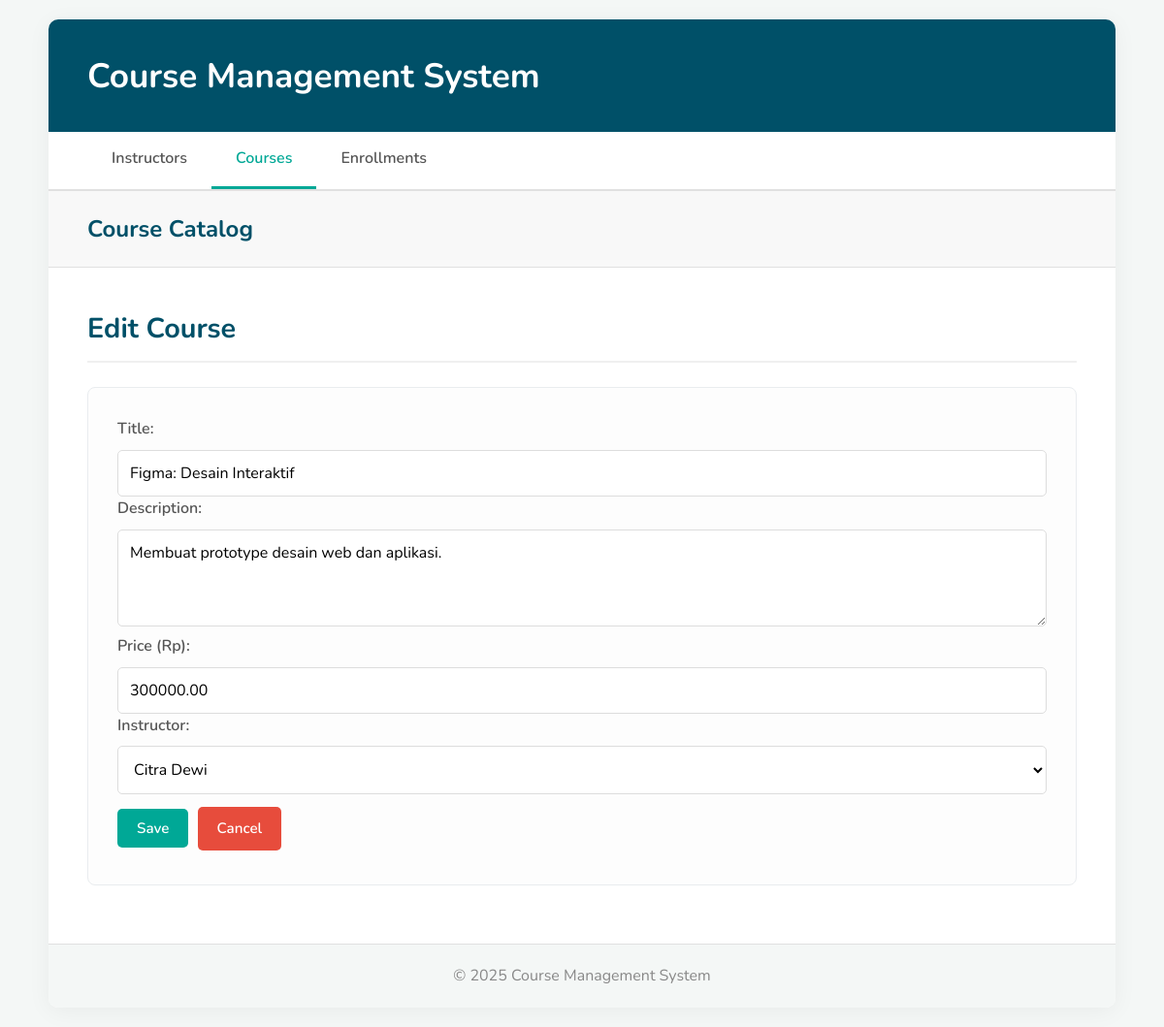
The app's page /?page=course_form&id=2 with its own data.
### tables this page shows
CREATE TABLE courses (
    id INT AUTO_INCREMENT PRIMARY KEY,
    title VARCHAR(255) NOT NULL,
    description TEXT,
    price DECIMAL(10, 2) NOT NULL,
    instructor_id INT NOT NULL,
    FOREIGN KEY (instructor_id) REFERENCES instructors(id) ON DELETE CASCADE
);

CREATE TABLE instructors (
    id INT AUTO_INCREMENT PRIMARY KEY,
    name VARCHAR(100) NOT NULL,
    email VARCHAR(100) UNIQUE NOT NULL,
    expertise VARCHAR(100)
);

### config/db.php (called while the page is built, shortened)
<?php
class Database {
    private $host = "localhost";
    private $username = "root";
    private $password = "";
    private $dbname = "course_management_db";
    public function __construct() {
        try {
            $this->conn = new PDO("mysql:host=$this->host;dbname=$this->dbname", $this->username, $this->password);
        } catch (PDOException $e) {
            echo "Koneksi gagal: " . $e->getMessage();
        }
    }
}
?>

### class/Course.php (called while the page is built, shortened)
<?php
require_once 'config/db.php';
class Course {
    private $db;
    public function __construct() {
        $this->db = (new Database())->conn;
    }
    public function getById($id) {
        $stmt = $this->db->prepare("SELECT * FROM courses WHERE id = ?");
        $stmt->execute([$id]);
        return $stmt->fetch(PDO::FETCH_ASSOC);
    }
}
?>

### class/Instructor.php (called while the page is built, shortened)
<?php
require_once 'config/db.php';
class Instructor {
    private $db;
    public function __construct() {
        $this->db = (new Database())->conn;
    }
    public function getAll() {
        $stmt = $this->db->prepare("SELECT * FROM instructors ORDER BY id DESC");
        $stmt->execute();
        return $stmt->fetchAll(PDO::FETCH_ASSOC);
    }
}
?>

### view/course_form.php (the view, shortened to what this page needs)
<?php
$id = $_GET['id'] ?? null;
$courseData = $id ? $course->getById($id) : null;
$allInstructors = $instructor->getAll();
$action = $id ? 'edit_course' : 'add_course';
$title = $id ? 'Edit Course' : 'Add New Course';
?>
<h3><?= $title ?></h3>
<form method="POST">
    <label>Title:</label>
    <input type="text" name="title" value="<?= $courseData['title'] ?? '' ?>" required>
    <label>Description:</label>
    <textarea name="description"><?= $courseData['description'] ?? '' ?></textarea>
    <label>Price (Rp):</label>
    <input type="number" name="price" step="any" value="<?= $courseData['price'] ?? '' ?>" required>
    <label>Instructor:</label>
    <select name="instructor_id" required>
        <?php foreach ($allInstructors as $i): ?>
            <option value="<?= $i['id'] ?>"
                <?= (isset($courseData['instructor_id']) && $courseData['instructor_id'] == $i['id']) ? 'selected' : '' ?>>
                <?= $i['name'] ?>
            </option>
        <?php endforeach; ?>
    </select>
    <button type="submit" name="<?= $action ?>" class="btn btn-success">Save</button>
    <a href="?page=courses" class="btn btn-danger">Cancel</a>
</form>

### style.css (style rules this page uses)
* { margin: 0; padding: 0; box-sizing: border-box; }
body { font-family: 'Nunito', sans-serif; background-color: #f4f7f6; color: #333; line-height: 1.6; }
h3 { font-size: 1.8em; font-weight: 700; color: #005068; margin-bottom: 25px; border-bottom: 2px solid #f0f0f0; padding-bottom: 10px; }
form { background-color: #fdfdfd; padding: 30px; margin: 20px 0; border: 1px solid #e9ecef; border-radius: 8px; }
form label { display: block; margin-bottom: 8px; font-weight: 600; color: #555; }
form input[type="text"], form input[type="email"], form input[type="number"], form textarea, form select { width: 100%; padding: 12px; border: 1px solid #ddd; border-radius: 5px; font-size: 1em; font-family: 'Nunito', sans-serif; background-color: #fff; transition: border-color 0.3s ease; }
form textarea { min-height: 100px; resize: vertical; }
form button[type="submit"] { margin-top: 15px; }
.btn { text-decoration: none; padding: 10px 20px; border: none; border-radius: 5px; font-weight: 600; font-size: 0.95em; cursor: pointer; transition: all 0.3s ease; display: inline-block; margin: 5px 5px 5px 0; font-family: 'Nunito', sans-serif; }
.btn-success { background-color: #00a896; color: white; }
.btn-danger { background-color: #e74c3c; color: white; }

### records on screen
courses: title "Figma: Desain Interaktif", description "Membuat prototype desain web dan aplikasi.", price "300000.00", instructor_id "Citra Dewi"

### other values on screen
$title "Edit Course"
